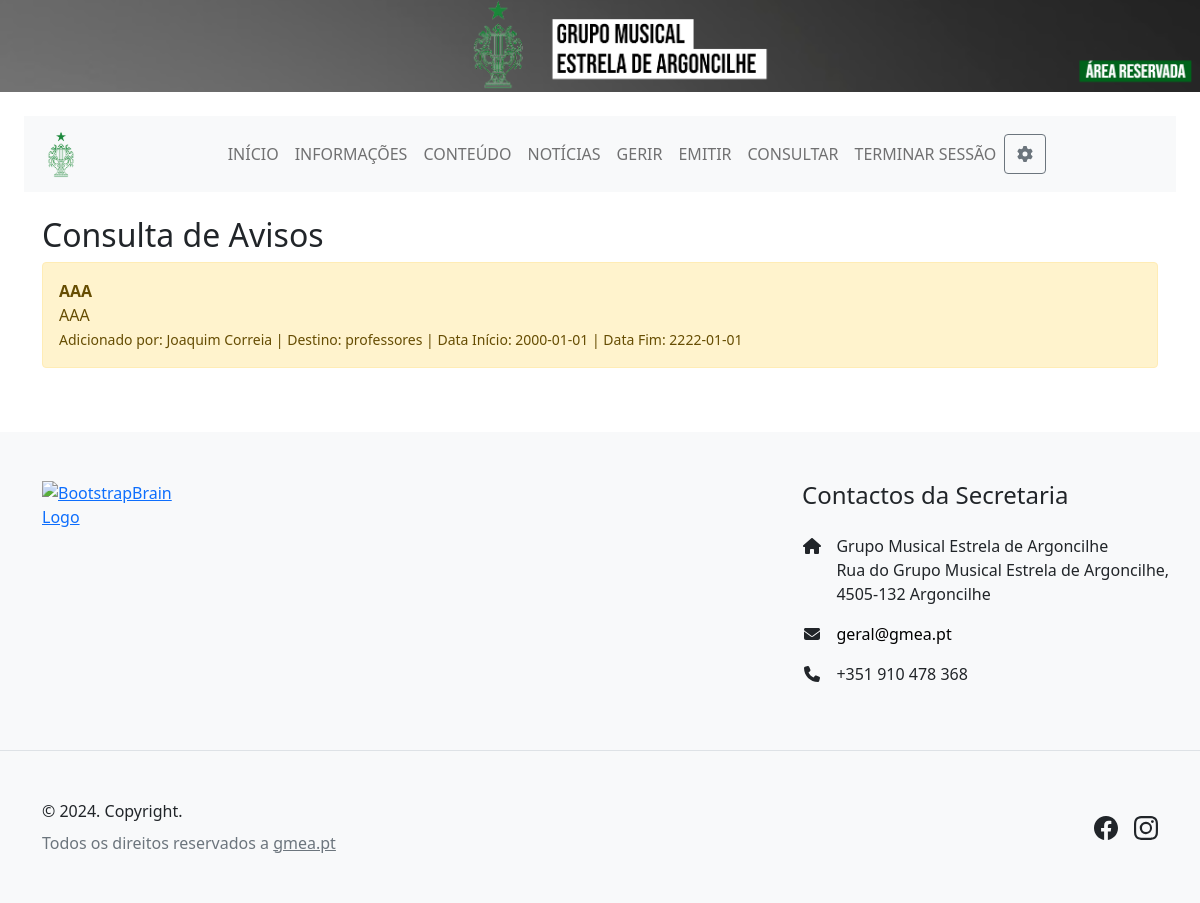
The app's page /area-reservada/consultar-avisos.php (signed in) with its own data.
### tables this page shows
CREATE TABLE `avisos` (
  `id_aviso` int(11) NOT NULL,
  `criador` varchar(255) NOT NULL,
  `titulo` varchar(255) NOT NULL,
  `texto` text NOT NULL,
  `destino` varchar(255) NOT NULL,
  `data_inicio` date NOT NULL,
  `data_fim` date NOT NULL,
  `tipo_aviso` int(11) NOT NULL
);

### area-reservada/consultar-avisos.php (the view, shortened to what this page needs)
<?php
require_once("generals/config.php");
$mysqli = new mysqli($bd_host, $bd_user, $bd_password, $bd_database);
?>
<!DOCTYPE html>
<html lang="en">
<head>
    <link href="https://cdn.jsdelivr.net/npm/bootstrap@5.0.2/dist/css/bootstrap.min.css" rel="stylesheet">
</head>
<body>
    <div style="margin-top: 0;">
        <img style="width: 100%; height: auto;" src="./media/topAR.png" class="img-responsive">
    </div>
    <?php
    if ($_SESSION["type"] == 3) {
        include "header-direcao.php";
    }
    ?>
    <div class="container mt-4">
        <h2>Consulta de Avisos</h2>
        <?php
        $currentDate = date("Y-m-d");
        $userType = $_SESSION["type"];
        $username = $_SESSION["username"];
        if ($userType >= 3) {
            $query = "SELECT * FROM avisos WHERE data_fim >= '$currentDate'";
        } elseif ($userType == 2) {
            $query = "SELECT * FROM avisos WHERE data_fim >= '$currentDate' AND (destino = 'Todos' OR destino = 'Professores' OR criador = '$username')";
        }
            $result = $mysqli->query($query);
            if ($result->num_rows > 0) {
                $urgentAvisos = [];
                $normalAvisos = [];
                while ($row = $result->fetch_assoc()) {
                    $queryNomeCriador = "SELECT nome FROM users1 WHERE user = '{$row['criador']}'";
                    $resultNomeCriador = $mysqli->query($queryNomeCriador);
                    $rowNomeCriador = $resultNomeCriador->fetch_assoc();
                    $nomeCriador = $rowNomeCriador['nome'];
                    if ($row['tipo_aviso'] == 2) {
                        $urgentAvisos[] = ['row' => $row, 'nomeCriador' => $nomeCriador];
                    } else {
                        $normalAvisos[] = ['row' => $row, 'nomeCriador' => $nomeCriador];
                    }
                }
                foreach ($normalAvisos as $avisos) {
                    $row = $avisos['row'];
                    $nomeCriador = $avisos['nomeCriador'];
                    echo "<div class='alert alert-warning'>";
                    echo "<strong>{$row['titulo']}</strong><br>";
                    echo "{$row['texto']}<br>";
                    echo "<small>Adicionado por: {$nomeCriador} | Destino: {$row['destino']} | Data Início: {$row['data_inicio']} | Data Fim: {$row['data_fim']}</small>";
                    echo "</div>";
                }
            } else {
                echo "<div class='alert alert-success'>Não foram encontrados avisos.</div>";
            }
        ?>
    </div>
    <?php
    include "footer-reservado.php";
    ?>
</body>
</html>

### records on screen
avisos: titulo "AAA", texto "AAA", nomeCriador "Joaquim Correia", destino "professores", data_inicio "2000-01-01", data_fim "2222-01-01"
